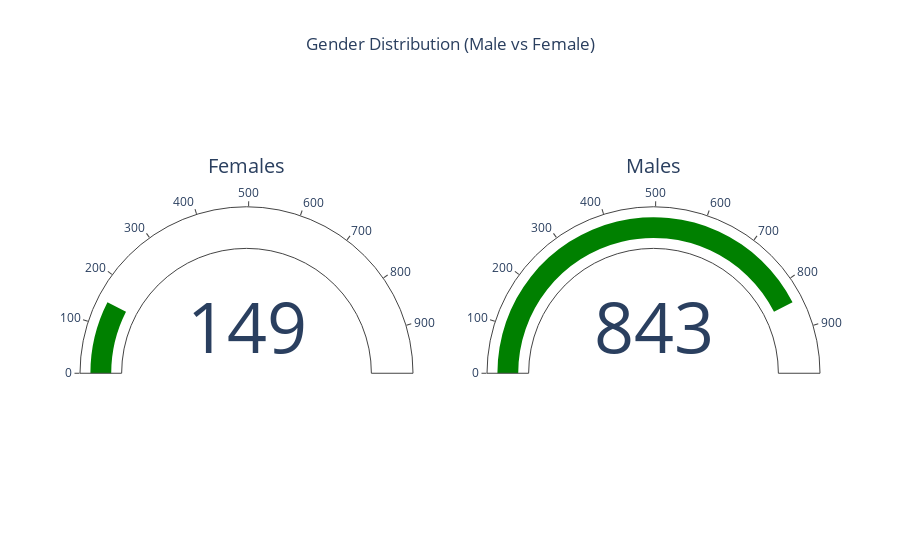

Write notebook code for a chart like this one.
### Markdown cell above
## AQ 1. Generate Guage chart for Male and Female KPIs in the Trademill test data

### Code cell
#AQ 1. Generate Guage chart for Male and Female KPIs in the Trademill test data
import pandas as pd
import matplotlib.pyplot as plt
import plotly.graph_objects as go
from plotly.subplots import make_subplots

# Load the datasets
test_measure = pd.read_csv("test_measure.csv")
subject_info = pd.read_csv("subject-info.csv")

# Map numerical values to 'Male' and 'Female'
subject_info['Sex'] = subject_info['Sex'].map({0: 'Male', 1: 'Female'})

# Count the number of males and females
gender_count = subject_info['Sex'].value_counts()

# Create subplots with the domain type for Gauge charts
fig = make_subplots(
    rows=1, cols=2, 
    specs=[[{"type": "indicator"}, {"type": "indicator"}]],
   )

# Add Female Gauge
fig.add_trace(
    go.Indicator(
        mode="gauge+number",
        value=gender_count['Female'],
        title={'text': "Females"},
        gauge={'axis': {'range': [0, gender_count.sum()]}}
    ),
    row=1, col=1
)

# Add Male Gauge
fig.add_trace(
    go.Indicator(
        mode="gauge+number",
        value=gender_count['Male'],
        title={'text': "Males"},
        gauge={'axis': {'range': [0, gender_count.sum()]}}
    ),
    row=1, col=2
)

# Update layout for better visualization
fig.update_layout(title_text="Gender Distribution (Male vs Female)", title_x=0.5)

# Display the chart
fig.show()

### Figure 1 — Plotly figure (JSON) as saved in the notebook; plotly's stock layout.template omitted (floating-point values rounded to 4 significant figures)
{"data": [{"domain": {"x": [0, 0.45], "y": [0, 1]}, "gauge": {"axis": {"range": [0, 992]}}, "mode": "gauge+number", "title": {"text": "Females"}, "type": "indicator", "value": 149}, {"domain": {"x": [0.55, 1], "y": [0, 1]}, "gauge": {"axis": {"range": [0, 992]}}, "mode": "gauge+number", "title": {"text": "Males"}, "type": "indicator", "value": 843}], "layout": {"autosize": true, "title": {"text": "Gender Distribution (Male vs Female)", "x": 0.5}}}
